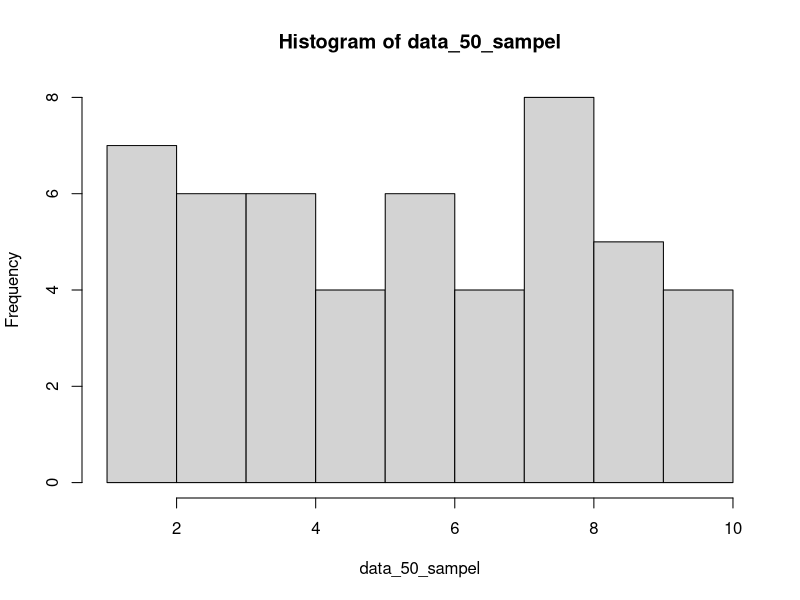
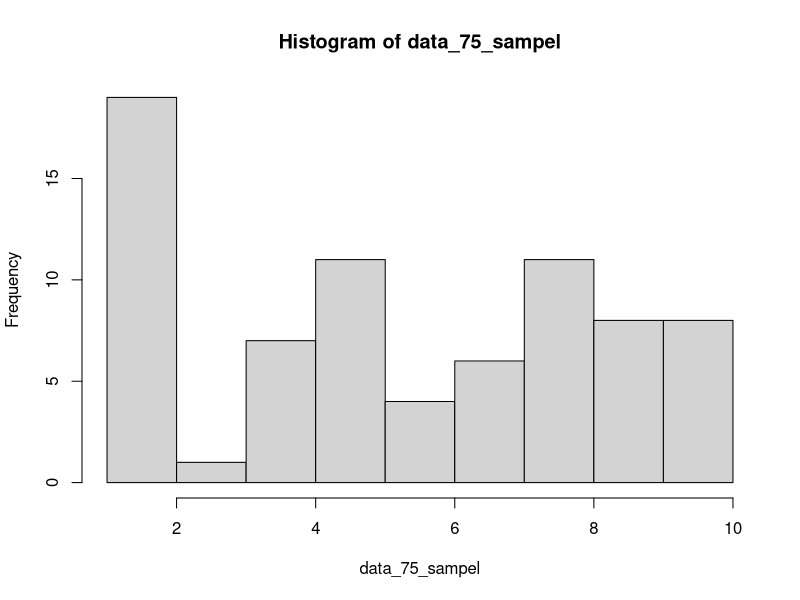
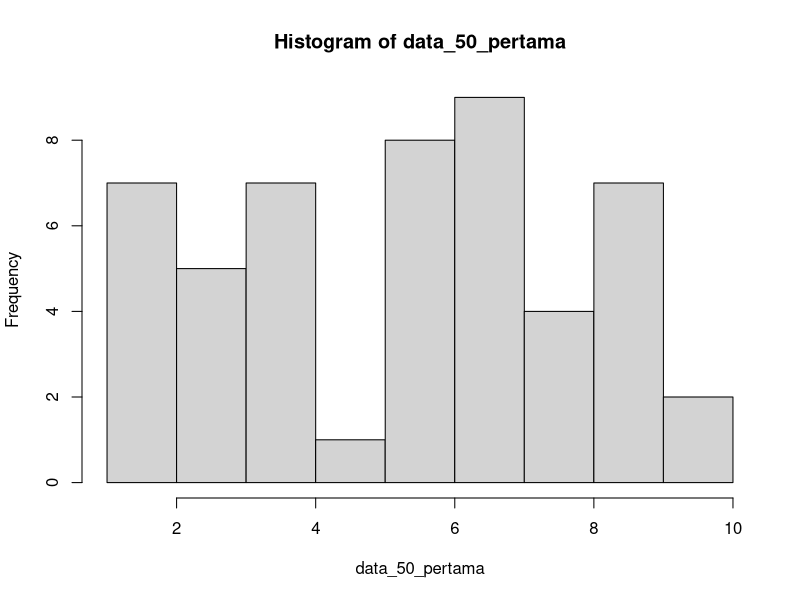
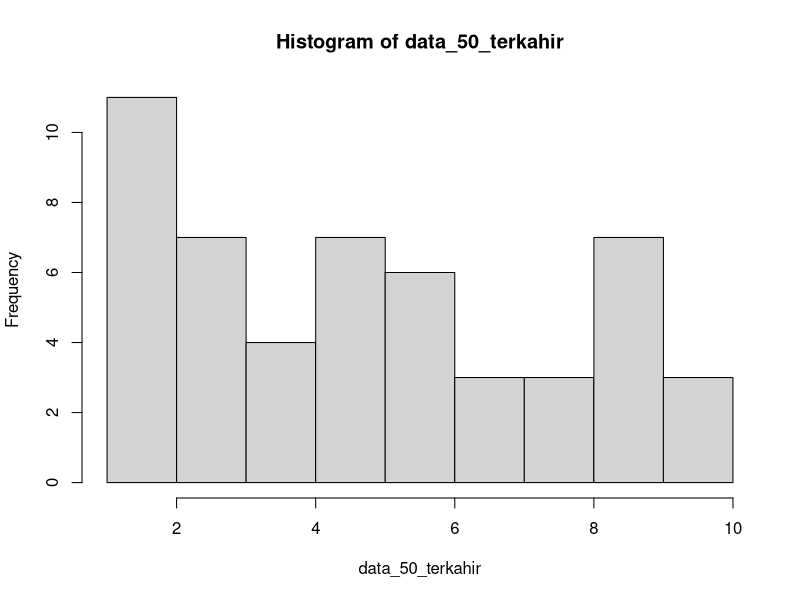
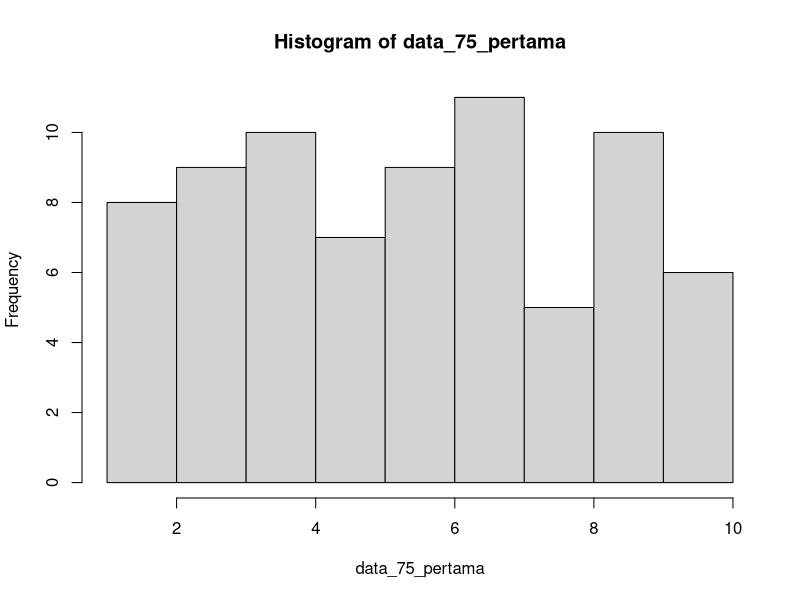
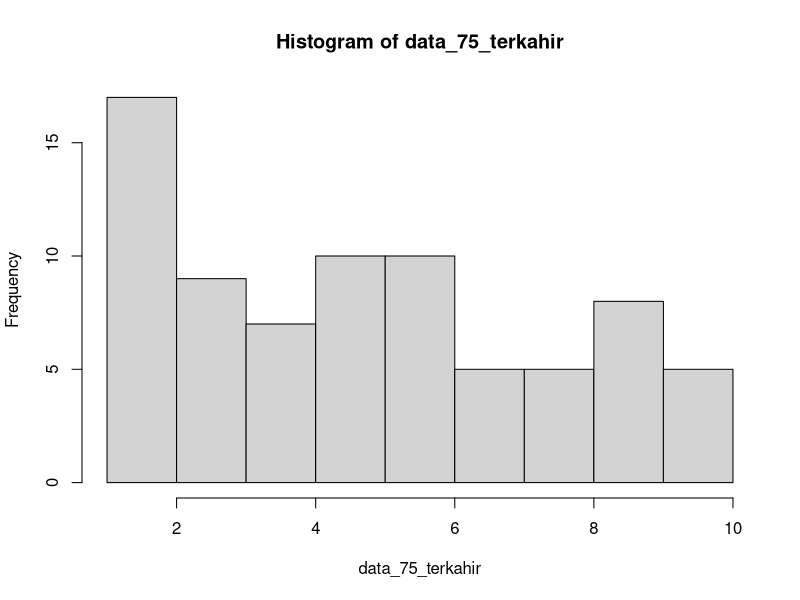

The R source for these figures, in order:
set.seed(100) # mengunci bilangan acak, agar hasil konsisten
data_populasi = sample(1:10, 10000, replace=T)
mean(data_populasi)

## probability
#mengambil 50 sampel dengan pengembalian
sampel50 <- sample(1:10000, 50, replace = T) #menentukan sampel ke berapa yang akan diambil
sampel50

data_50_sampel <- data_populasi[c(sampel50)]

mean(data_50_sampel)
hist(data_50_sampel)

#mengambil 75 sampel dengan pengembalian
sampel75 <- sample(1:10000, 75, replace = T) #menentukan sampel ke berapa yang akan diambil
sampel75

data_75_sampel <- data_populasi[c(sampel75)]

mean(data_75_sampel)
hist(data_75_sampel)

# silahkan ulangi untuk sampel 100, 125, 150, 200

## non probability
#mengambil 50 data pertama
data_50_pertama <- data_populasi[1:50]
mean(data_50_pertama)
hist(data_50_pertama)

#mengambil 50 data terakhir
data_50_terkahir <- data_populasi[9950:10000]
mean(data_50_terkahir)
hist(data_50_terkahir)

#mengambil 75 data pertama
data_75_pertama <- data_populasi[1:75]
mean(data_75_pertama)
hist(data_75_pertama)

#mengambil 75 data terakhir
data_75_terkahir <- data_populasi[9925:10000]
mean(data_75_terkahir)
hist(data_75_terkahir)

# silahkan ulangi untuk sampel 100, 125, 150, 200
# dan bandingkan hasil sampling probability dan non probabilty